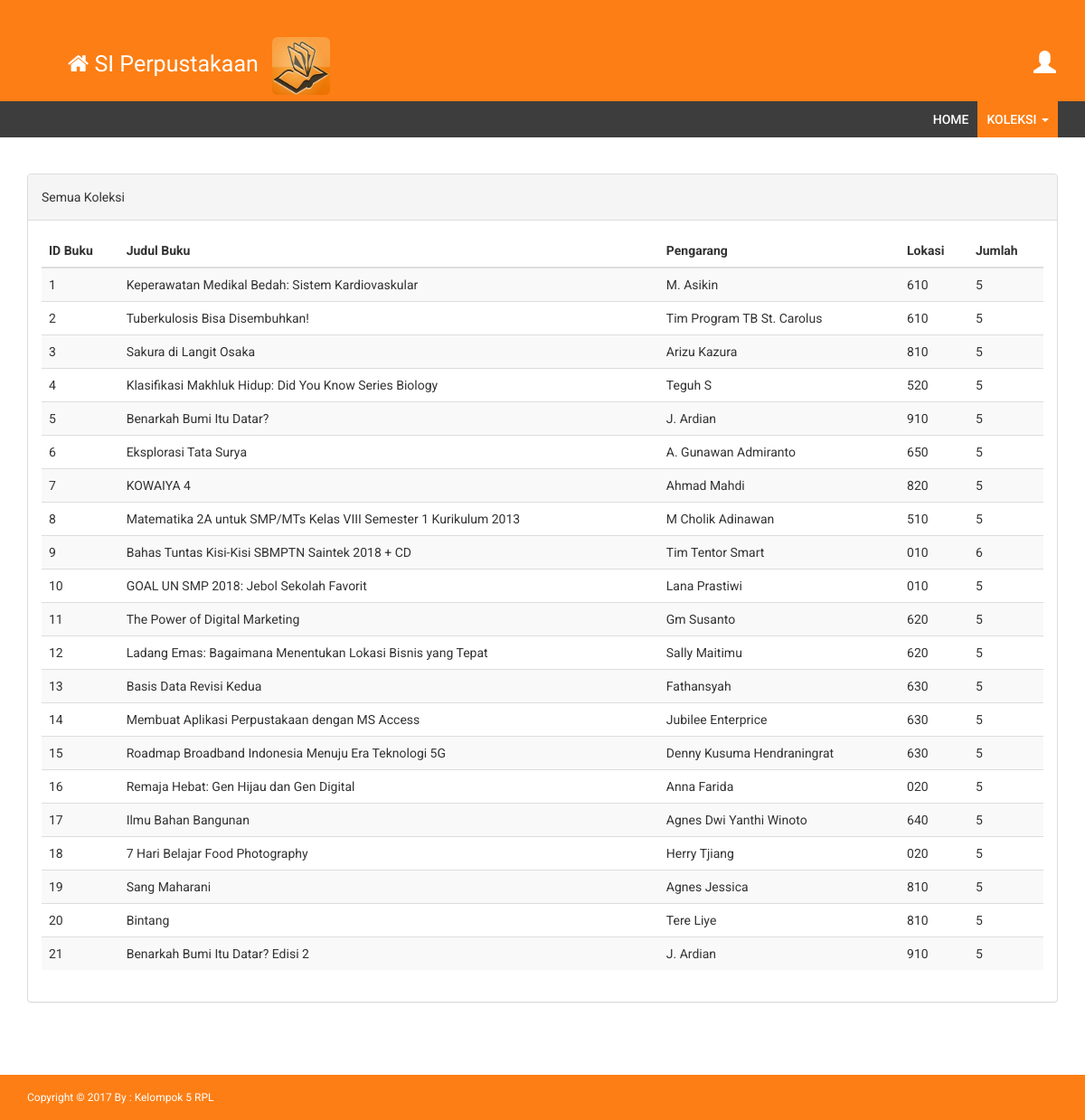
Page /koleksi/index.php (signed in) on the committed database.
### tables this page shows
CREATE TABLE `book` (
  `Book_id` int(11) NOT NULL,
  `Title` varchar(200) DEFAULT NULL,
  `Author` varchar(50) DEFAULT NULL,
  `Publisher` varchar(50) DEFAULT NULL,
  `Tahun_terbit` int(11) DEFAULT NULL,
  `Type` varchar(50) DEFAULT NULL,
  `Total_page` int(11) DEFAULT NULL,
  `ISBN` varchar(45) DEFAULT NULL,
  `Jumlah_copy` int(11) DEFAULT NULL,
  `Location` varchar(20) DEFAULT NULL,
  `Status` varchar(30) DEFAULT NULL,
  `Photo` varchar(50) DEFAULT NULL,
  `Last_update` datetime DEFAULT NULL,
  PRIMARY KEY (`Book_id`)
);

### koleksi/index.php (called while the page is built)
<?php
try {
  $koneksi = new PDO('mysql:host=localhost;
  dbname=siperpustakaan','root','1998');
} catch (PDOException $e) {
  die($e->getMessage());
}
$query = $koneksi->prepare('SELECT * FROM book');
$query->execute();
$daftar_koleksi = $query->fetchAll(PDO::FETCH_OBJ);
require ('index.view.php')
 ?>

### koleksi/index.view.php (the view, shortened to what this page needs)
<?php
require ('../layout/header.php');
?>
<section class="menu-section">
        <div class="container">
            <div class="row">
                <div class="col-md-12">
                    <div class="navbar-collapse collapse ">
                        <ul id="menu-top" class="nav navbar-nav navbar-right">
                            <li><a href="http:/rplkelompok5/home.php">Home</a></li>
                            <li><a class="menu-top-active" data-toggle="dropdown" class="dropdown-toggle">Koleksi <span class="caret"></span></a>
                            </li>
                        </ul>
                    </div>
                </div>
            </div>
        </div>
    </section>
<div class="content-wrapper">
        <div class="container">
            <div class="panel panel-default">
                        <div class="panel-heading">
                            Semua Koleksi
                        </div>
                        <div class="panel-body">
                            <div class="table-responsive">
                                <table class="table table-striped">
                                    <thead>
                                        <tr>
                                            <th>ID Buku</th>
                                            <th>Judul Buku</th>
                                            <th>Pengarang</th>
                                            <th>Lokasi</th>
                                            <th>Jumlah</th>
                                        </tr>
                                    </thead>
                                    <tbody>
                                    <?php foreach ($daftar_koleksi as $koleksi): ?>
                                    <tr>
                                      <td>
                                        <?= $koleksi->Book_id ?>
                                      </td>
                                      <td>
                                        <?= $koleksi->Title ?>
                                      </td>
                                      <td>
                                        <?= $koleksi->Author ?>
                                      </td>
                                      <td>
                                        <?= $koleksi->Location ?>
                                      </td>
                                      <td>
                                        <?= $koleksi->Jumlah_copy ?>
                                      </td>
                                    </tr>
                                  <?php endforeach; ?>
                                    </tbody>
                                </table>
                            </div>
                        </div>
                    </div>
                </div>
            </div>
<?php require ('../layout/footer.php'); ?>

### layout/header.php (shortened to what this page needs)
<!DOCTYPE html>
<html xmlns="http://www.w3.org/1999/xhtml">
<head>
    <link href="http://localhost/rplkelompok5/assets/css/bootstrap.css" rel="stylesheet" />
    <link href="http://localhost/rplkelompok5/assets/css/font-awesome.css" rel="stylesheet" />
    <link href="http://localhost/rplkelompok5/assets/css/style.css" rel="stylesheet" />
</head>
<body>
    <div class="navbar navbar-inverse set-radius-zero">
        <div class="container">
        <div class="left-div" align="center">
            <a style="text-decoration: none;" class="navbar-text" href="http://localhost/rplkelompok5/index.php">
                <p style="font-size: 25px; color: white;" ><span class="fa fa-home"></span> SI Perpustakaan</p>
            </a>
                <div class="user-settings-wrapper">
                <ul class="nav navbar-nav navbar-left"><img src="http://localhost/rplkelompok5/image/images_101.jpg" class="img-rounded"></ul>
                <?php if (isset($_SESSION['usernameA'])): ?>
                    <ul class="nav navbar-nav navbar-right">
                        <li class="dropdown">
                            <a class="dropdown-toggle" data-toggle="dropdown" href="#" aria-expanded="false">
                                <span class="glyphicon glyphicon-user" style="font-size: 25px;"></span>
                            </a>
                        </li>
                    </ul>
            <?php endif; ?>
            </div>
            </div>
        </div>
    </div>

### layout/footer.php (shortened to what this page needs)
    <footer>
        <div class="container">
            <div class="row">
                <div class="col-md-12">
                    Copyright &copy; 2017 By : <a href="#">Kelompok 5 RPL</a>
                </div>
            </div>
        </div>
    </footer>
</body>
</html>

### assets/css/style.css (style rules this page uses)
body { font-family: 'Roboto', sans-serif; line-height: 30px; }
.set-radius-zero { border-radius: 0px; -moz-border-radius: 0px; -webkit-border-radius: 0px; }
.content-wrapper { margin-top: 40px; min-height: 600px; padding-bottom: 60px; }
.left-div { padding-left: 30px; margin-top: 40px; margin-bottom: 30px; }
.user-settings-wrapper .nav > li > a { position: relative; display: block; padding: 15px 18px; border-radius: 50%; -webkit-border-radius: 50%; -moz-border-radius: 50%; height: 60px; width: 60px; background-color: #fd7e14; color: #fff; }
.user-settings-wrapper { margin-top: 10px; }
.user-settings-wrapper li { display: inline-block; }
.user-settings-wrapper img { height: 64px; width: 64px; }
.menu-section { background-color: #3D3D3D; }
#menu-top a { color: #FFF; text-decoration: none; font-weight: 500; padding: 10px 10px 10px 10px; text-transform: uppercase; }
.menu-top-active { background-color: #fd7e14; }
.navbar-inverse { background-color: #fd7e14; border-color: transparent; }
.navbar { margin-bottom: 0px; }
footer { padding: 10px; color: #fff; font-size: 12px; background-color: #fd7e14; }
footer a, footer a:hover { color: #fff; text-decoration: none; }

### rows in the picture
book: Book_id "1", Title "Keperawatan Medikal Bedah: Sistem Kardiovaskular", Author "M. Asikin", Location "610", Jumlah_copy "5"
book: Book_id "2", Title "Tuberkulosis Bisa Disembuhkan!", Author "Tim Program TB St. Carolus", Location "610", Jumlah_copy "5"
book: Book_id "3", Title "Sakura di Langit Osaka", Author "Arizu Kazura", Location "810", Jumlah_copy "5"
book: Book_id "4", Title "Klasifikasi Makhluk Hidup: Did You Know Series Biology", Author "Teguh S", Location "520", Jumlah_copy "5"
book: Book_id "5", Title "Benarkah Bumi Itu Datar?", Author "J. Ardian", Location "910", Jumlah_copy "5"
book: Book_id "6", Title "Eksplorasi Tata Surya", Author "A. Gunawan Admiranto", Location "650", Jumlah_copy "5"
book: Book_id "7", Title "KOWAIYA 4", Author "Ahmad Mahdi", Location "820", Jumlah_copy "5"
book: Book_id "8", Title "Matematika 2A untuk SMP/MTs Kelas VIII Semester 1 Kurikulum 2013", Author "M Cholik Adinawan", Location "510", Jumlah_copy "5"
book: Book_id "9", Title "Bahas Tuntas Kisi-Kisi SBMPTN Saintek 2018 + CD", Author "Tim Tentor Smart", Location "010", Jumlah_copy "6"
book: Book_id "10", Title "GOAL UN SMP 2018: Jebol Sekolah Favorit", Author "Lana Prastiwi", Location "010", Jumlah_copy "5"
book: Book_id "11", Title "The Power of Digital Marketing", Author "Gm Susanto", Location "620", Jumlah_copy "5"
book: Book_id "12", Title "Ladang Emas: Bagaimana Menentukan Lokasi Bisnis yang Tepat", Author "Sally Maitimu", Location "620", Jumlah_copy "5"
book: Book_id "13", Title "Basis Data Revisi Kedua", Author "Fathansyah", Location "630", Jumlah_copy "5"
book: Book_id "14", Title "Membuat Aplikasi Perpustakaan dengan MS Access", Author "Jubilee Enterprice", Location "630", Jumlah_copy "5"
book: Book_id "15", Title "Roadmap Broadband Indonesia Menuju Era Teknologi 5G", Author "Denny Kusuma Hendraningrat", Location "630", Jumlah_copy "5"
book: Book_id "16", Title "Remaja Hebat: Gen Hijau dan Gen Digital", Author "Anna Farida", Location "020", Jumlah_copy "5"
book: Book_id "17", Title "Ilmu Bahan Bangunan", Author "Agnes Dwi Yanthi Winoto", Location "640", Jumlah_copy "5"
book: Book_id "18", Title "7 Hari Belajar Food Photography", Author "Herry Tjiang", Location "020", Jumlah_copy "5"
book: Book_id "19", Title "Sang Maharani", Author "Agnes Jessica", Location "810", Jumlah_copy "5"
book: Book_id "20", Title "Bintang", Author "Tere Liye", Location "810", Jumlah_copy "5"
book: Book_id "21", Title "Benarkah Bumi Itu Datar? Edisi 2", Author "J. Ardian", Location "910", Jumlah_copy "5"
